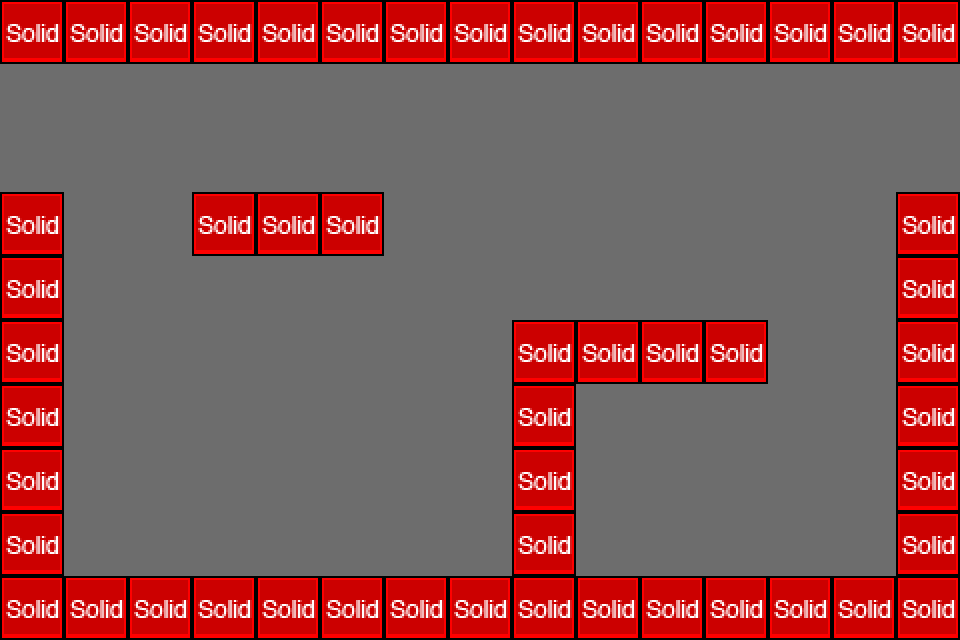

A 2D game scene composited from a Tiled map and its tileset images. What follows is a short description and the map's XML, with each tile layer's data collapsed to a summary:
An orthogonal 15x10 tile map with 64x64 px tiles, 2 tile layers (foreground, collision), 2 tilesets and 20 objects (7x Coin, 4x Down, 4x Lock, 2x Up, Rock, ...).

<map version="1.0" orientation="orthogonal" width="15" height="10" tilewidth="64" tileheight="64" backgroundcolor="#6d6d6d">
 <properties>
  <property name="gravity" value="up" />
 </properties>
 <tileset firstgid="1" name="sand" tilewidth="64" tileheight="64">
  <image source="../img/map/sand-tiles-64x64.png" width="256" height="320" />
 </tileset>
 <tileset firstgid="21" name="metatiles" tilewidth="64" tileheight="64">
  <image source="../img/map/metatiles-64x64.png" width="320" height="64" />
  <tile id="0">
   <properties>
    <property name="type" value="solid" />
   </properties>
  </tile>
  <tile id="1">
   <properties>
    <property name="type" value="plataform" />
   </properties>
  </tile>
  <tile id="2">
   <properties>
    <property name="type" value="lslope" />
   </properties>
  </tile>
  <tile id="3">
   <properties>
    <property name="type" value="rslope" />
   </properties>
  </tile>
  <tile id="4">
   <properties>
    <property name="type" value="ladder" />
   </properties>
  </tile>
 </tileset>
 <imagelayer name="background" width="15" height="10">
  <image source="background01" />
 </imagelayer>
 <imagelayer name="foreground" width="15" height="10">
  <image source="foreground01" />
 </imagelayer>
 <layer name="foreground" width="15" height="10">
  <data>[150 cells, 50 non-empty, 18 distinct tile ids]</data>
 </layer>
 <layer name="collision" width="15" height="10">
  <data>[150 cells, 52 non-empty, 1 distinct tile ids]</data>
 </layer>
 <objectgroup name="objects" width="15" height="10">
  <object name="Rock" x="896" y="64" width="58" height="101">
   <properties>
    <property name="image" value="player-96x102" />
    <property name="spriteheight" value="102" />
    <property name="spritewidth" value="96" />
   </properties>
  </object>
  <object name="Coin" x="192" y="512" width="64" height="64" />
  <object name="Coin" x="64" y="448" width="64" height="64" />
  <object name="Up" x="64" y="256" width="64" height="64" />
  <object name="Coin" x="128" y="448" width="64" height="64" />
  <object name="Coin" x="64" y="384" width="64" height="64" />
  <object name="Down" x="256" y="64" width="64" height="64" />
  <object name="Coin" x="128" y="512" width="64" height="64" />
  <object name="Key" x="640" y="64" width="64" height="64" />
  <object name="Lock" x="832" y="320" width="64" height="64" />
  <object name="Lock" x="768" y="320" width="64" height="64" />
  <object name="Down" x="64" y="64" width="64" height="64" />
  <object name="Down" x="128" y="64" width="64" height="64" />
  <object name="Lock" x="64" y="192" width="64" height="64" />
  <object name="Lock" x="128" y="192" width="64" height="64" />
  <object name="Up" x="640" y="384" width="64" height="64" />
  <object name="Coin" x="512" y="192" width="64" height="64" />
  <object name="Coin" x="512" y="256" width="64" height="64" />
  <object name="Down" x="576" y="64" width="64" height="64" />
  <object name="Arrow" x="0" y="64" width="13" height="128">
   <properties>
    <property name="to" value="stage-01.14" />
   </properties>
  </object>
 </objectgroup>
</map>
